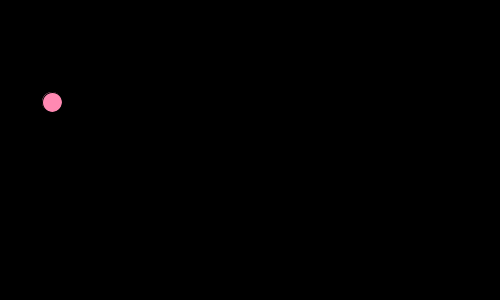
Frame 1 (no input)
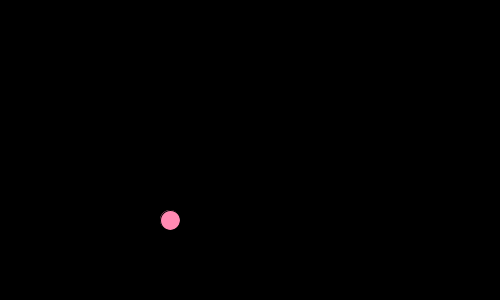
Frame 60 (the mouse pressed at the canvas centre just before this capture)
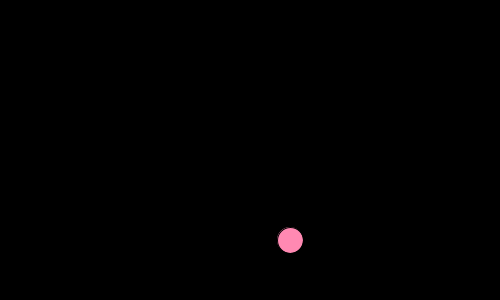
Frame 120 (the mouse held since frame 60 and released just before this capture)

The Processing sketch that drew these frames (run headless with seeded random() and noise(); from frame 60 on, the mouse is pressed at the canvas centre):

// Processing sketch: ball_explosion
// ── ball_explosion.pde

Ball myBall = new Ball();

void setup() {
  size(500, 300);

  //#FF89B2
  //255 , 137, 178
  println("Not fun");
  //exit();
}

void draw() {
  background(0);
  myBall.step();
  myBall.big();
  myBall.bounce();
  myBall.draw();
}

void keyPressed() {
}

void mousePressed() {
}

// ── Balls.pde
class Ball {
  float x = 50;
  float y = 100;
  float diameter = 20;
  color colour = color(255, 137, 178);

  float xSpeed = 2;
  float ySpeed = 2;
  float gravity = 0.5;

  void step() {
    x += xSpeed;
    y += ySpeed;
    ySpeed += gravity;
    
    if (ySpeed < width){
    ySpeed -= gravity;
    }
  }
  void big(){
    if(y - diameter < 0 || y + diameter > height){
    diameter = diameter + 0.5 ;
  }
  //150
  
  println(diameter);
  }
  void bounce (){
    if (x - diameter*1/2 < 0 || x + diameter*1/2 > width) {
    xSpeed *= -1;
  }

  if (y - diameter*1/2 < 0 || y + diameter*1/2 > height) {
    ySpeed *= -1;
  } 
  }
  
  void draw(){
     fill(colour);
  ellipse(x, y, diameter, diameter);
  
}
}
